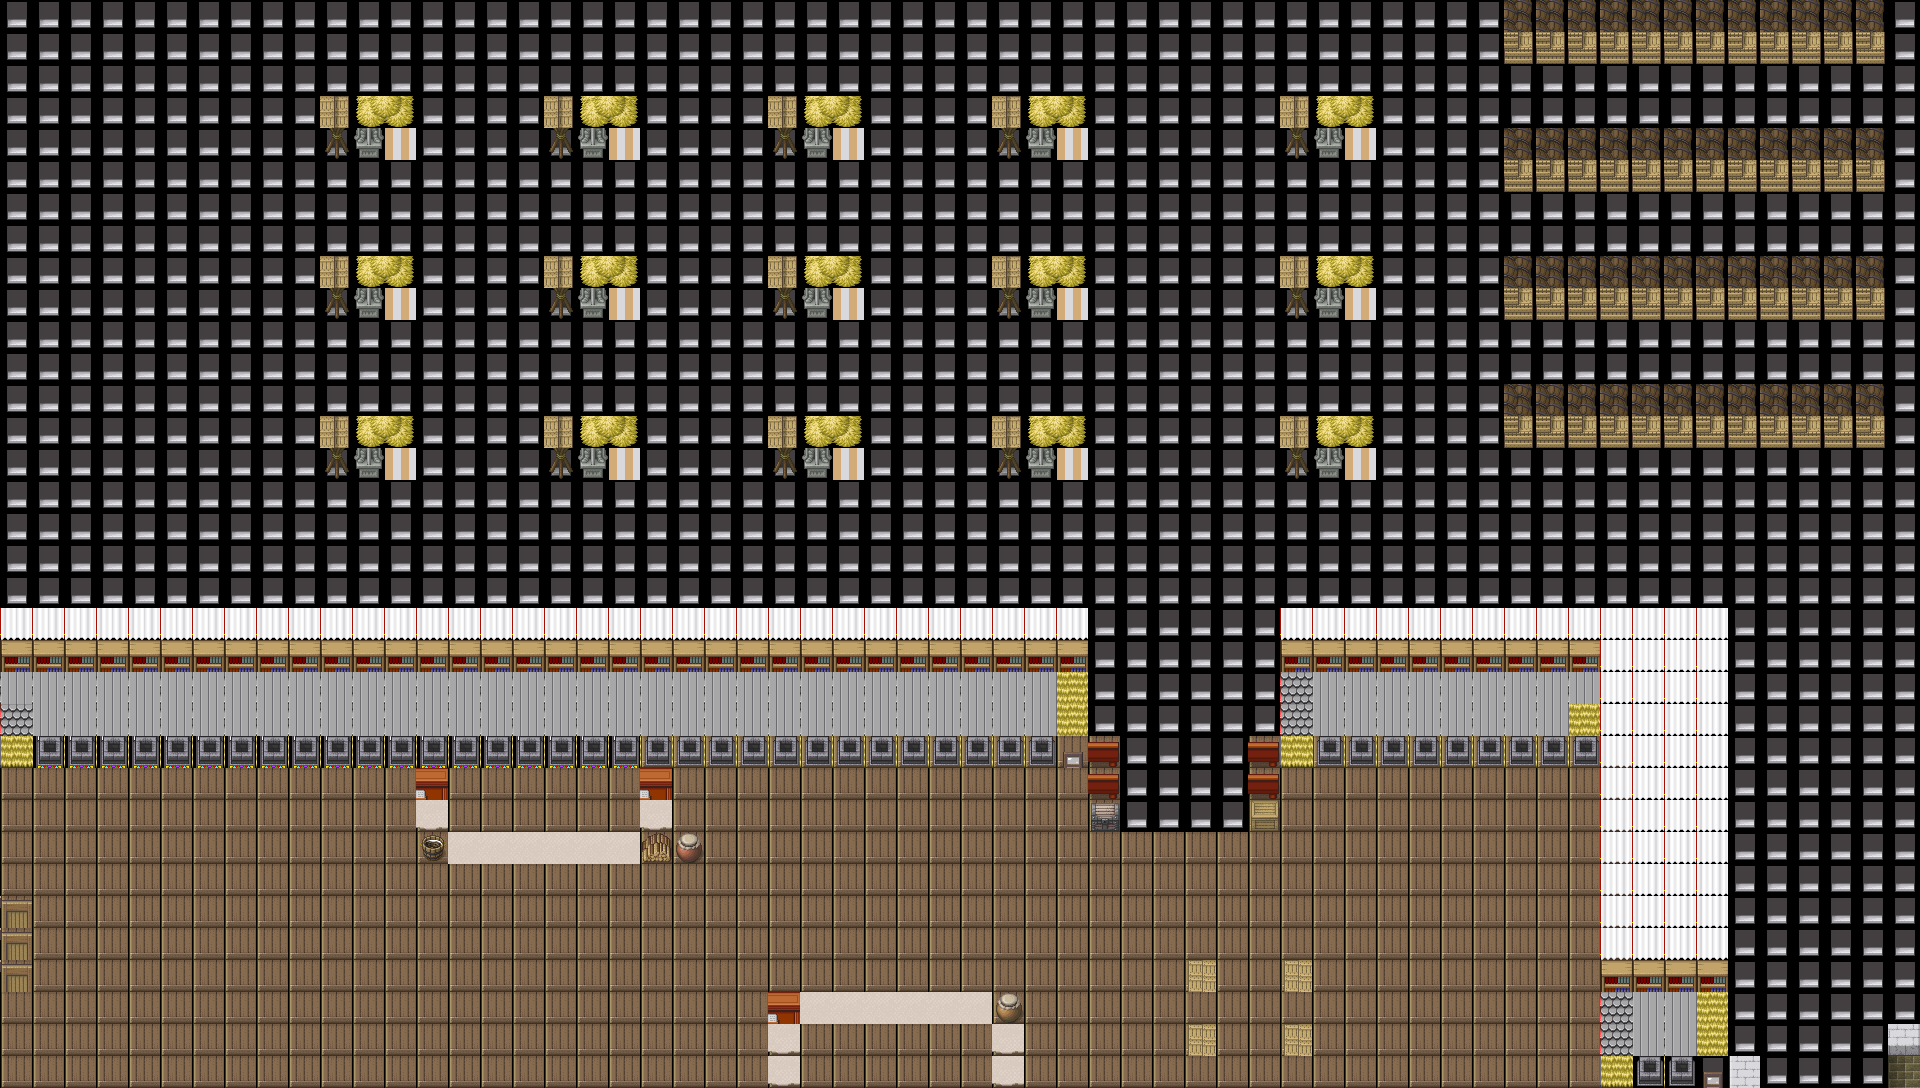

A level layout from a 2D game, rendered from its tile map. Below: a short description, then the map file with tile-grid data replaced by summaries:
An orthogonal 60x34 tile map with 32x32 px tiles, 4 tile layers (Floor, Collisions, Items, Stairs and Spawn).

<map version="1.2" tiledversion="1.3.4" orientation="orthogonal" renderorder="right-down" width="60" height="34" tilewidth="32" tileheight="32" infinite="0" nextlayerid="6" nextobjectid="1">
 <tileset firstgid="1" source="main tileset.tsx" />
 <layer id="1" name="Floor" width="60" height="34">
  <data>[2040 cells, 2040 non-empty, 3 distinct tile ids]</data>
 </layer>
 <layer id="3" name="Collisions" width="60" height="34">
  <data>[2040 cells, 503 non-empty, 28 distinct tile ids]</data>
 </layer>
 <layer id="4" name="Items" width="60" height="34">
  <data>[2040 cells, 18 non-empty, 12 distinct tile ids]</data>
 </layer>
 <layer id="5" name="Stairs and Spawn" width="60" height="34">
  <data>[2040 cells, 6 non-empty, 4 distinct tile ids]</data>
 </layer>
</map>